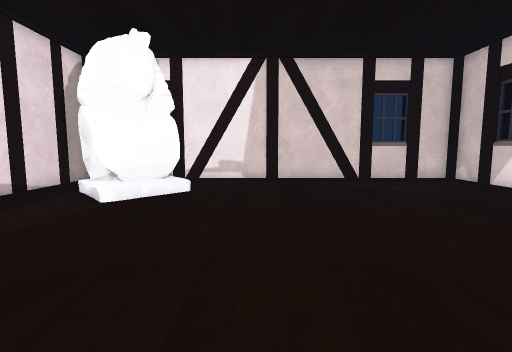
View 1 (above)

16 first-person views from a walk through a 3-D level made in the Unity game engine. The camera is 1.5 m above the floor, tilts 6° down and sees 85° across. The floor is counted in squares, 1 m on a side. Each view is taken from the middle of a square. On the plan, view 1 faces up. The plan holds only what a view shows up to about 14 squares ahead; the rest is blank. The place goes on beyond the plan. The player character is not drawn. Some animated figures are not drawn. Door leaves are left out, so doorways stand open.

View 2
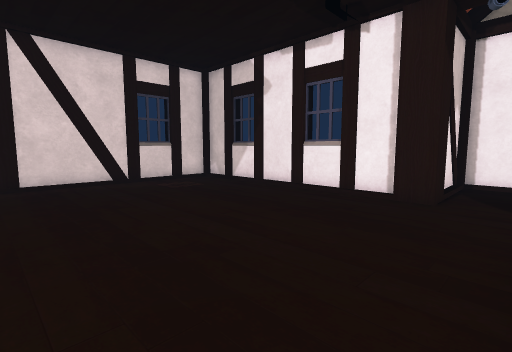

View 3
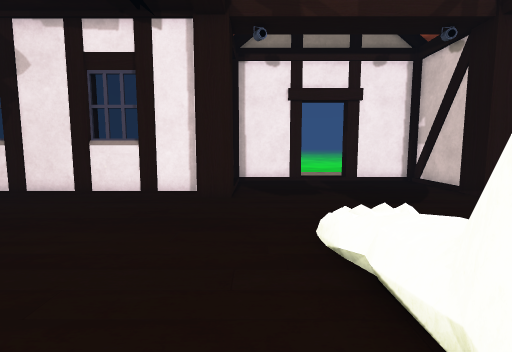

View 4
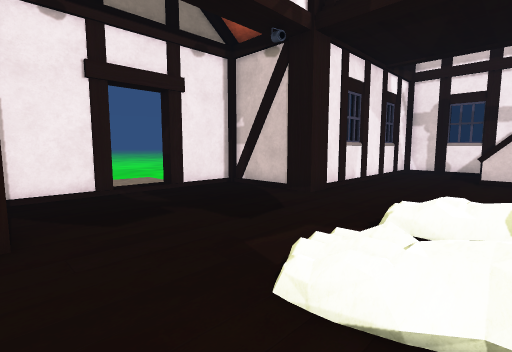

View 5
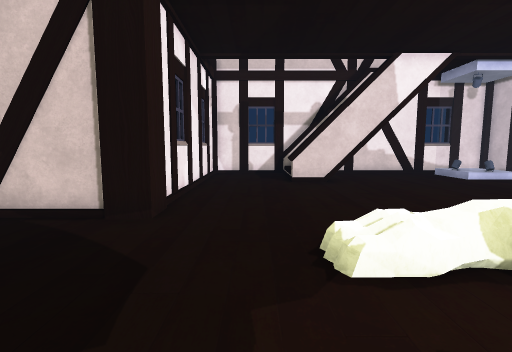

View 6
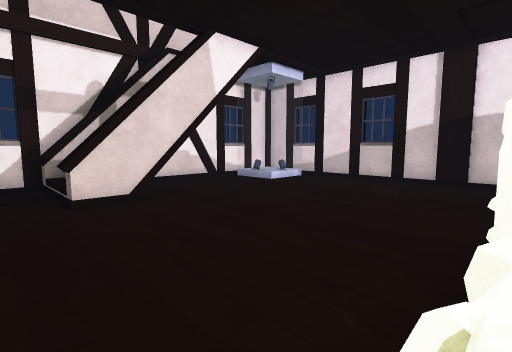

View 7
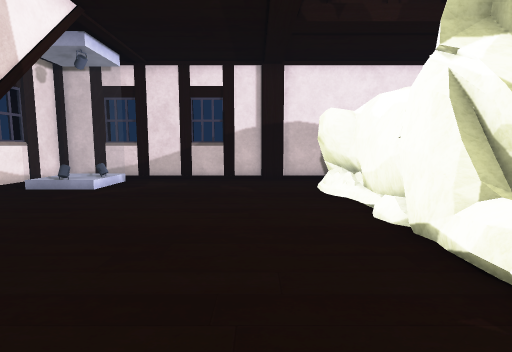

View 8
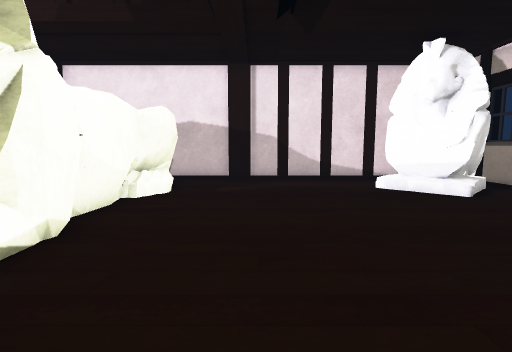

View 9
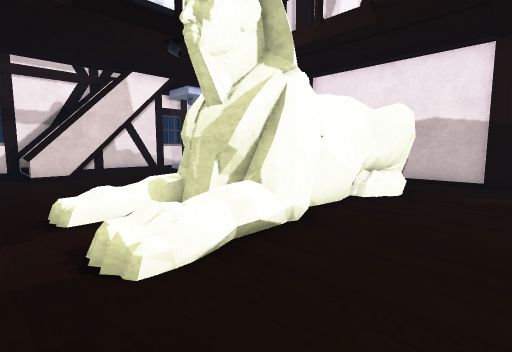

View 10
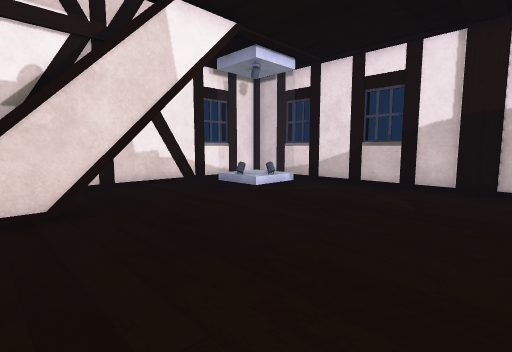

View 11
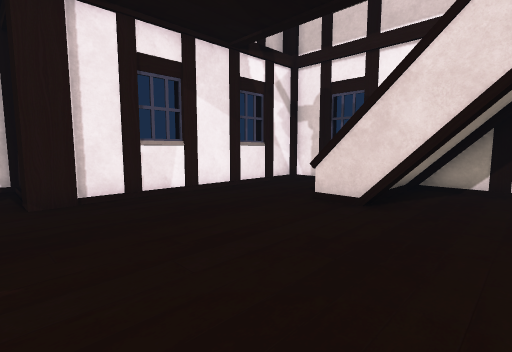

View 12
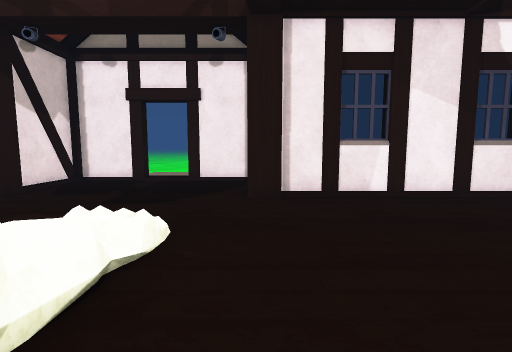

View 13
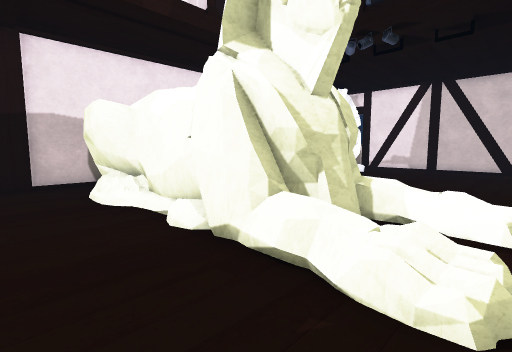

View 14
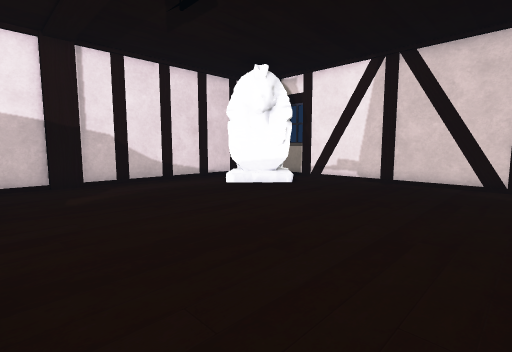

View 15
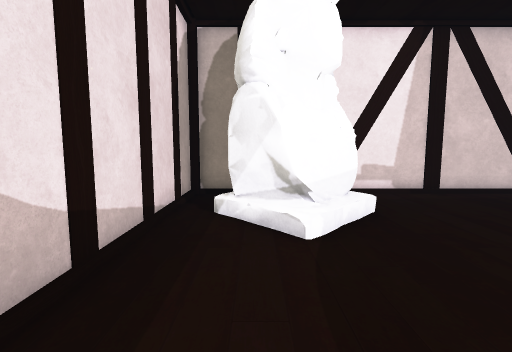

View 16
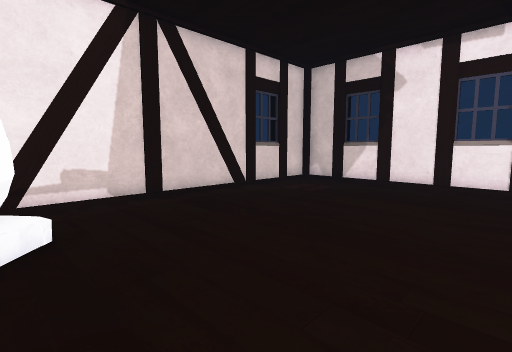

### Floor plan
Key: @ floor where view 1 was taken; # wall or solid block; . floor; / step, stairs or slope; D open door; = window, fence, low wall or low ledge; O other object.
Columns run from 7 left of view 1 to 16 right of it. Each row starts with its distance up from view 1.
 12 #################
 11 #. O.........../#
 10 #. #O........../#
  9 #.##O........../#
  8 #.OO.........../#
  7 #............../#
  6 #............../#
  5 #............../#
  4 #............../#
  3 #............../#
  2 #............../#####
  1 #...................#
  0 #.###..@..##........#
 -1 #############......DD
 -2          ##........DD...
 -3          ##//......DD...
 -4 ###########/#.......# //
 -5 #...................#
 -6 #...............#####
 -7 #...............#
 -8 #...............#
 -9 #...............#
-10 #...............#
-11 #...............#
-12 #........===....#
-13 #OOO...../ /....#
-14 #OOO...../ /....#
-15 #OO=.....===....#

Positions as (right, up) in squares from view 1, and headings:
1: (0, 0), facing up
2: (0, 0), facing up-right
3: (0, 1), facing right
4: (3, 2), facing down-right
5: (6, 0), facing down
6: (6, -4), facing down-left
7: (6, -7), facing left
8: (6, 3), facing left
9: (6, 3), facing down-left
10: (4, -5), facing down-left
11: (0, -5), facing down-right
12: (0, -6), facing right
13: (5, -7), facing up-left
14: (5, 0), facing up-left
15: (-5, 3), facing up
16: (-3, 4), facing up-right
